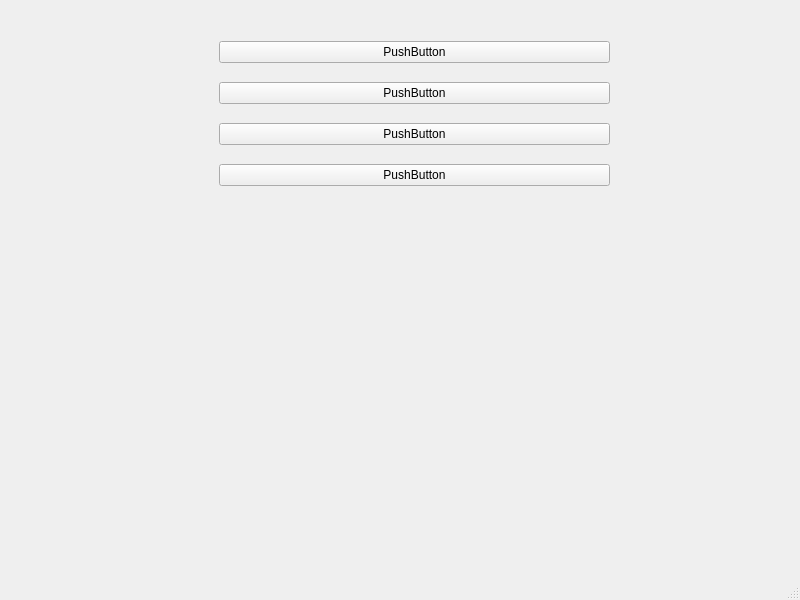
<?xml version="1.0" encoding="UTF-8"?>
<ui version="4.0">
 <class>MainWindow</class>
 <widget class="QMainWindow" name="MainWindow">
  <property name="geometry">
   <rect>
    <x>0</x>
    <y>0</y>
    <width>800</width>
    <height>600</height>
   </rect>
  </property>
  <property name="windowTitle">
   <string>MainWindow</string>
  </property>
  <widget class="QWidget" name="centralwidget">
   <widget class="QWidget" name="verticalLayoutWidget">
    <property name="geometry">
     <rect>
      <x>219</x>
      <y>28</y>
      <width>391</width>
      <height>171</height>
     </rect>
    </property>
    <layout class="QVBoxLayout" name="verticalLayout">
     <item>
      <widget class="QPushButton" name="pushButton">
       <property name="text">
        <string>PushButton</string>
       </property>
      </widget>
     </item>
     <item>
      <widget class="QPushButton" name="pushButton_4">
       <property name="text">
        <string>PushButton</string>
       </property>
      </widget>
     </item>
     <item>
      <widget class="QPushButton" name="pushButton_3">
       <property name="text">
        <string>PushButton</string>
       </property>
      </widget>
     </item>
     <item>
      <widget class="QPushButton" name="pushButton_2">
       <property name="text">
        <string>PushButton</string>
       </property>
      </widget>
     </item>
    </layout>
   </widget>
  </widget>
  <widget class="QMenuBar" name="menubar">
   <property name="geometry">
    <rect>
     <x>0</x>
     <y>0</y>
     <width>800</width>
     <height>26</height>
    </rect>
   </property>
  </widget>
  <widget class="QStatusBar" name="statusbar"/>
 </widget>
 <resources/>
 <connections/>
</ui>
